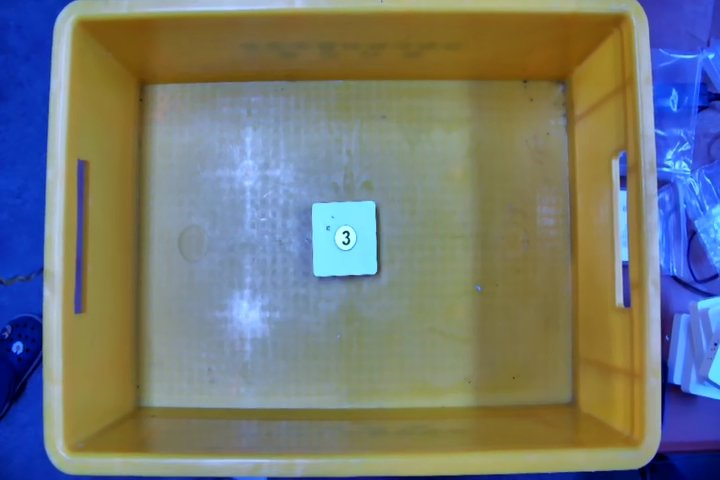
#> input picture Img/3.jpg, 720 x 480 px, found by its file name
$ python test.py
#> lines starting #> are read from the running program, lines starting #| are printed output that depends on the picture; after the words box and inside, x2 and y2 are one past the last pixel; in counts of white or black regions, pixels touching at a corner belong together
from distutils.command.config import config
import pytesseract
import cv2
import matplotlib.pyplot as plt
import imutils

pytesseract.pytesseract.tesseract_cmd = r"C:\Program Files\Tesseract-OCR\tesseract.exe"
path = '../Img/3.jpg'

image = cv2.imread(path)
#> image is the input picture: shape (480, 720, 3); mean B, G, R 118.3, 121.8, 117

imageHeight, imageWidth = image.shape[:2]
#> imageHeight = 480; imageWidth = 720

org_image = cv2.imread(path)
image = org_image
ratio = image.shape[1] / float(image.shape[1])
#> ratio = 1
image = imutils.resize(image, width=500)
#> image: shape (333, 500, 3)

# 이미지를 grayscale로 변환하고 blur를 적용
# 모서리를 찾기위한 이미지 연산
gray = cv2.cvtColor(image, cv2.COLOR_BGR2GRAY)
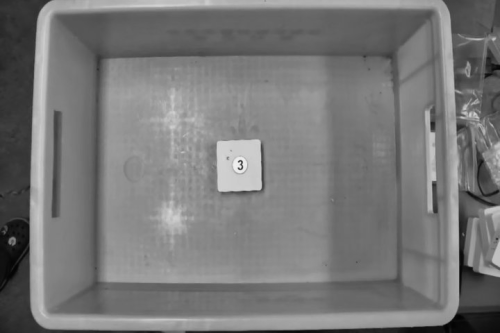
#> gray: shape (333, 500); min 2, max 239, mean 120
blurred = cv2.GaussianBlur(gray, (5, 5,), 0)
edged = cv2.Canny(blurred, 75, 200)
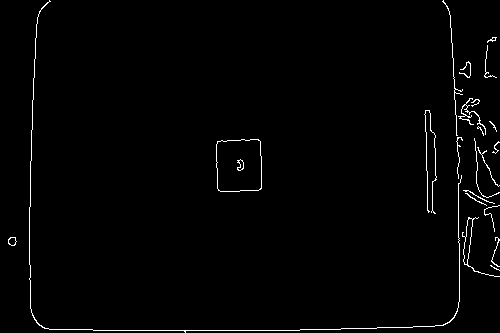
#> edged: shape (333, 500); 1.4% white in thin lines or dots


#> (the run stopped early here; a loop or call above may not have finished)

$ run again, with Img/7.jpg copied over Img/3.jpg
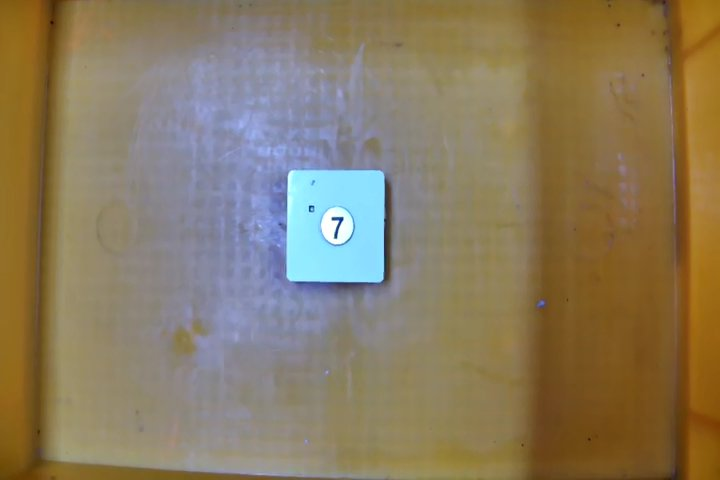
#> input picture Img/7.jpg, 720 x 480 px, found by its file name
#> image is the input picture: shape (480, 720, 3); mean B, G, R 95.6, 122.9, 137.5
#> image: shape (333, 500, 3)
#> `gray = cv2.cvtColor(image, cv2.COLOR_BGR2GRAY)`:
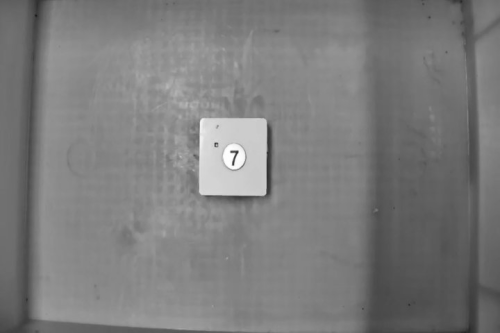
#> gray: shape (333, 500); min 28, max 254, mean 124.2
#> `edged = cv2.Canny(blurred, 75, 200)`:
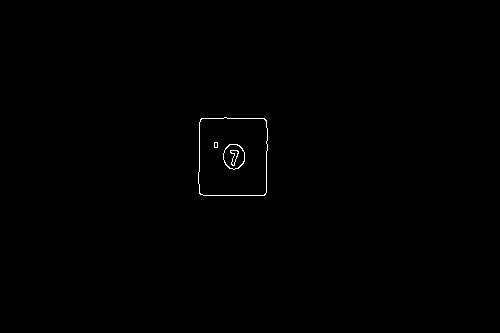
#> edged: shape (333, 500); 0.26% white in thin lines or dots, all inside (x1, y1, x2, y2) = (198, 117, 268, 196)
